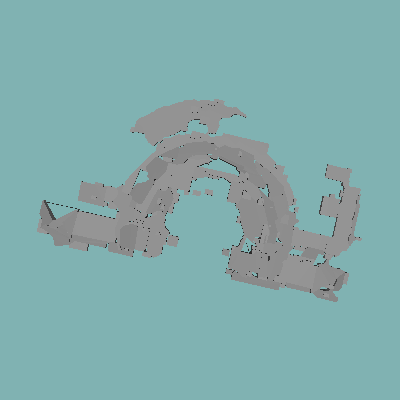

The Python source for this figure:
#!/usr/bin/env python

# Read OBJ, write as glTF, re-import and render.

import os
import shutil
import tempfile

import vtkmodules.vtkInteractionStyle  # noqa: F401
import vtkmodules.vtkRenderingFreeType  # noqa: F401
import vtkmodules.vtkRenderingOpenGL2  # noqa: F401

from vtkmodules.vtkCommonDataModel import vtkMultiBlockDataSet
from vtkmodules.vtkIOGeometry import (
    vtkGLTFWriter,
    vtkOBJReader,
)
from vtkmodules.vtkIOImport import vtkGLTFImporter
from vtkmodules.vtkRenderingCore import (
    vtkRenderWindow,
    vtkRenderWindowInteractor,
    vtkRenderer,
)

# Source
data_dir = os.environ.get("VPE_DATA_DIR", os.path.dirname(os.path.abspath(__file__)))

# Read OBJ file
obj_file = os.path.join(data_dir, "jacksonville_15.obj")
obj_reader = vtkOBJReader()
obj_reader.SetFileName(obj_file)
obj_reader.Update()

# Build multi-block structure
building = vtkMultiBlockDataSet()
building.SetBlock(0, obj_reader.GetOutput())

root = vtkMultiBlockDataSet()
root.SetBlock(0, building)

# Write as glTF
temp_dir = tempfile.mkdtemp()
output_name = os.path.join(temp_dir, "TestGLTFWriterObj.gltf")

gltf_writer = vtkGLTFWriter()
gltf_writer.SetFileName(output_name)
gltf_writer.SetTextureBaseDirectory(data_dir)
gltf_writer.SetInputDataObject(root)
gltf_writer.Write()

# Renderer
renderer = vtkRenderer()
renderer.SetBackground(0.5, 0.7, 0.7)

# Render window
render_window = vtkRenderWindow()
render_window.AddRenderer(renderer)
render_window.SetWindowName("gltf writer obj")
render_window.SetMultiSamples(0)
render_window.SetSize(400, 400)

# Interactor
interactor = vtkRenderWindowInteractor()
interactor.SetRenderWindow(render_window)

# Re-import the written glTF
gltf_importer = vtkGLTFImporter()
gltf_importer.SetFileName(output_name)
gltf_importer.SetCamera(-1)
gltf_importer.SetRenderWindow(render_window)
gltf_importer.Update()

# Scene
renderer.ResetCamera()

interactor.Initialize()
interactor.Start()

# Clean up
shutil.rmtree(temp_dir)
